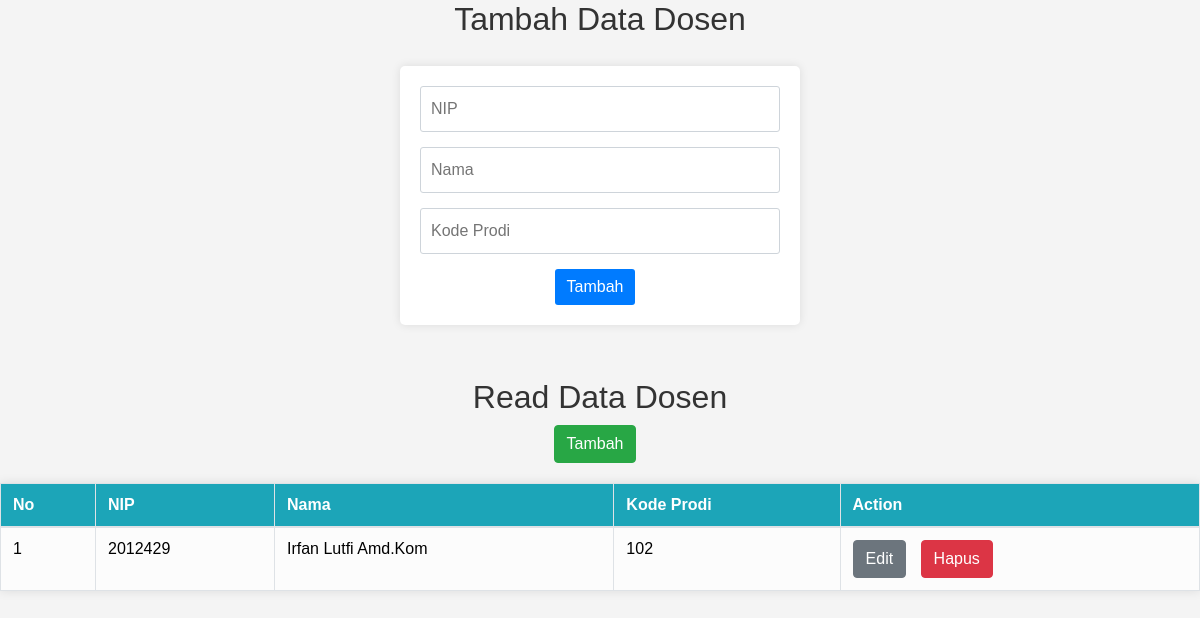
Screenshot of /crud_dosen.php?a=input with the database file from the repository.
### tables this page shows
CREATE TABLE `dosen` (
  `nip` int(11) NOT NULL,
  `nama` varchar(50) DEFAULT NULL,
  `kode_prodi` int(11) DEFAULT NULL
);

### crud_dosen.php (the view, shortened to what this page needs)
<?php
include 'koneksi.php';
if (isset($_GET['a']) && $_GET['a'] == 'input') {
    echo "<h2>Tambah Data Dosen</h2>";
    echo "<form action='crud_dosen.php?a=insert' method='post'>
            <input type='text' name='nip' placeholder='NIP' required>
            <input type='text' name='nama' placeholder='Nama' required>
            <input type='text' name='kode_prodi' placeholder='Kode Prodi' required>
            <button type='submit' class='btn btn-primary'>Tambah</button>
          </form>";
}
?>
<!DOCTYPE html>
<html lang="en">
<head>
    <link rel="stylesheet" href="https://stackpath.bootstrapcdn.com/bootstrap/4.5.2/css/bootstrap.min.css">
    <link rel="stylesheet" href="css2.css">
</head>
<body>
    <h2>Read Data Dosen</h2>
<center>
    <a class="btn btn-success" href="crud_dosen.php?a=input">Tambah</a></center>
    <table class="table table-hover">
					<thead>
						<tr>
							<th><b>No</b></th>
							<th><b>NIP</b></th>
							<th><b>Nama</b></th>
                            <th><b>Kode Prodi</b></th>
							<th><b>Action</b></th>
						</tr>
					</thead>
				    <tbody>
                    <?php
                    $query = "SELECT * FROM dosen";
                    $exec  = mysqli_query($conn,$query);
                    if ($exec) {
                        $count = mysqli_num_rows($exec);
                        if ($count > 0) {
                            $no = 0;
                            while ($rows = mysqli_fetch_array($exec)) {
                    ?>
						    			<tr>
											<td><?php echo ++$no; ?></td>
                                            <td><?php echo $rows['nip'] ?></td>
                                            <td><?php echo $rows['nama'] ?></td>
                                            <td><?php echo $rows['kode_prodi'] ?></td>
											<td>
												<a href="edit_dosen.php?id=<?php echo $rows['nip'] ?>" class="btn btn-secondary" >Edit</i></a>
												<a href="hapus_dosen.php?id=<?php echo $rows['nip'] ?>" class="btn btn-danger">Hapus</i></a>
											</td>
										</tr>
				    	<?php
				    				}
				    			}else{
				    	?>
				    			<tr>
									<td colspan="6" align="center"><h4><b>Kosong</b></h4></td>
								</tr>
				    	<?php
				    			}
				    		}else{
				    			echo mysqli_error($conn);
				    		}
				    	?>
				    </tbody>
				</table>

### css2.css (style rules this page uses)
body { font-family: 'Segoe UI', Tahoma, Geneva, Verdana, sans-serif; background-color: #f8f9fa; margin: 0; padding: 0; display: flex; flex-direction: column; align-items: center; min-height: 100vh; }
h2, h3 { color: #343a40; text-align: center; }
table { width: 80%; border-collapse: collapse; margin: 20px auto; box-shadow: 0 0 10px rgba(0, 0, 0, 0.1); background-color: #fff; }
table, th, td { border: 1px solid #dee2e6; }
th, td { padding: 15px; text-align: left; }
td { background-color: #fcfcfc; color: black; }
th { background-color: #1ca5b8; color: #fff; }
tr { background-color: #edf2f7; color: #050505; }
form { width: 100%; max-width: 400px; margin: 20px; background-color: #fff; padding: 20px; border-radius: 5px; box-shadow: 0 0 10px rgba(0, 0, 0, 0.1); text-align: center; }
input[type="text"] { width: 100%; padding: 10px; margin-bottom: 15px; box-sizing: border-box; border: 1px solid #ced4da; border-radius: 3px; }
.btn-primary { background-color: #007bff; color: #fff; border: none; border-radius: 3px; cursor: pointer; }
.btn { margin-right: 10px; }
a.btn { text-decoration: none; color: #fff; }
body { font-family: Arial, sans-serif; margin: 0; padding: 0; background-color: #f4f4f4; }
h2 { text-align: center; color: #333; }
a { text-decoration: none; color: #007bff; font-weight: bold; }

### rows the page displays
dosen: nip "2012429", nama "Irfan Lutfi Amd.Kom", kode_prodi "102"
